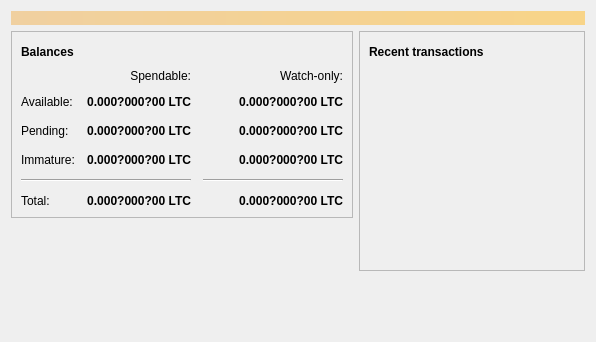
<?xml version="1.0" encoding="UTF-8"?>
<ui version="4.0">
 <class>OverviewPage</class>
 <widget class="QWidget" name="OverviewPage">
  <property name="geometry">
   <rect>
    <x>0</x>
    <y>0</y>
    <width>596</width>
    <height>342</height>
   </rect>
  </property>
  <property name="windowTitle">
   <string>Form</string>
  </property>
  <layout class="QVBoxLayout" name="topLayout">
   <item>
    <widget class="QLabel" name="labelAlerts">
     <property name="visible">
      <bool>false</bool>
     </property>
     <property name="styleSheet">
      <string notr="true">QLabel { background-color: qlineargradient(x1: 0, y1: 0, x2: 1, y2: 0, stop:0 #F0D0A0, stop:1 #F8D488); color:#000000; }</string>
     </property>
     <property name="wordWrap">
      <bool>true</bool>
     </property>
     <property name="margin">
      <number>3</number>
     </property>
     <property name="textInteractionFlags">
      <set>Qt::TextSelectableByMouse</set>
     </property>
    </widget>
   </item>
   <item>
    <layout class="QHBoxLayout" name="horizontalLayout" stretch="1,1">
     <item>
      <layout class="QVBoxLayout" name="verticalLayout_2">
       <item>
        <widget class="QFrame" name="frame">
         <property name="frameShape">
          <enum>QFrame::StyledPanel</enum>
         </property>
         <property name="frameShadow">
          <enum>QFrame::Raised</enum>
         </property>
         <layout class="QVBoxLayout" name="verticalLayout_4">
          <item>
           <layout class="QHBoxLayout" name="horizontalLayout_4">
            <item>
             <widget class="QLabel" name="label_5">
              <property name="font">
               <font>
                <weight>75</weight>
                <bold>true</bold>
               </font>
              </property>
              <property name="text">
               <string>Balances</string>
              </property>
             </widget>
            </item>
            <item>
             <widget class="QPushButton" name="labelWalletStatus">
              <property name="enabled">
               <bool>false</bool>
              </property>
              <property name="maximumSize">
               <size>
                <width>30</width>
                <height>16777215</height>
               </size>
              </property>
              <property name="toolTip">
               <string>The displayed information may be out of date. Your wallet automatically synchronizes with the JapariCoin network after a connection is established, but this process has not completed yet.</string>
              </property>
              <property name="text">
               <string/>
              </property>
              <property name="icon">
               <iconset resource="../bitcoin.qrc">
                <normaloff>:/icons/warning</normaloff>
                <disabledoff>:/icons/warning</disabledoff>:/icons/warning</iconset>
              </property>
              <property name="iconSize">
               <size>
                <width>24</width>
                <height>24</height>
               </size>
              </property>
              <property name="flat">
               <bool>true</bool>
              </property>
             </widget>
            </item>
            <item>
             <spacer name="horizontalSpacer_3">
              <property name="orientation">
               <enum>Qt::Horizontal</enum>
              </property>
              <property name="sizeHint" stdset="0">
               <size>
                <width>40</width>
                <height>20</height>
               </size>
              </property>
             </spacer>
            </item>
           </layout>
          </item>
          <item>
           <layout class="QGridLayout" name="gridLayout">
            <property name="spacing">
             <number>12</number>
            </property>
            <item row="2" column="2">
             <widget class="QLabel" name="labelWatchPending">
              <property name="font">
               <font>
                <weight>75</weight>
                <bold>true</bold>
               </font>
              </property>
              <property name="cursor">
               <cursorShape>IBeamCursor</cursorShape>
              </property>
              <property name="toolTip">
               <string>Unconfirmed transactions to watch-only addresses</string>
              </property>
              <property name="text">
               <string notr="true">0.000?000?00 LTC</string>
              </property>
              <property name="alignment">
               <set>Qt::AlignRight|Qt::AlignTrailing|Qt::AlignVCenter</set>
              </property>
              <property name="textInteractionFlags">
               <set>Qt::LinksAccessibleByMouse|Qt::TextSelectableByKeyboard|Qt::TextSelectableByMouse</set>
              </property>
             </widget>
            </item>
            <item row="2" column="1">
             <widget class="QLabel" name="labelUnconfirmed">
              <property name="font">
               <font>
                <weight>75</weight>
                <bold>true</bold>
               </font>
              </property>
              <property name="cursor">
               <cursorShape>IBeamCursor</cursorShape>
              </property>
              <property name="toolTip">
               <string>Total of transactions that have yet to be confirmed, and do not yet count toward the spendable balance</string>
              </property>
              <property name="text">
               <string notr="true">0.000?000?00 LTC</string>
              </property>
              <property name="alignment">
               <set>Qt::AlignRight|Qt::AlignTrailing|Qt::AlignVCenter</set>
              </property>
              <property name="textInteractionFlags">
               <set>Qt::LinksAccessibleByMouse|Qt::TextSelectableByKeyboard|Qt::TextSelectableByMouse</set>
              </property>
             </widget>
            </item>
            <item row="3" column="2">
             <widget class="QLabel" name="labelWatchImmature">
              <property name="font">
               <font>
                <weight>75</weight>
                <bold>true</bold>
               </font>
              </property>
              <property name="cursor">
               <cursorShape>IBeamCursor</cursorShape>
              </property>
              <property name="toolTip">
               <string>Mined balance in watch-only addresses that has not yet matured</string>
              </property>
              <property name="text">
               <string notr="true">0.000?000?00 LTC</string>
              </property>
              <property name="alignment">
               <set>Qt::AlignRight|Qt::AlignTrailing|Qt::AlignVCenter</set>
              </property>
              <property name="textInteractionFlags">
               <set>Qt::LinksAccessibleByMouse|Qt::TextSelectableByKeyboard|Qt::TextSelectableByMouse</set>
              </property>
             </widget>
            </item>
            <item row="4" column="0" colspan="2">
             <widget class="Line" name="line">
              <property name="orientation">
               <enum>Qt::Horizontal</enum>
              </property>
             </widget>
            </item>
            <item row="4" column="2">
             <widget class="Line" name="lineWatchBalance">
              <property name="sizePolicy">
               <sizepolicy hsizetype="Preferred" vsizetype="Fixed">
                <horstretch>0</horstretch>
                <verstretch>0</verstretch>
               </sizepolicy>
              </property>
              <property name="minimumSize">
               <size>
                <width>140</width>
                <height>0</height>
               </size>
              </property>
              <property name="orientation">
               <enum>Qt::Horizontal</enum>
              </property>
             </widget>
            </item>
            <item row="5" column="0">
             <widget class="QLabel" name="labelTotalText">
              <property name="text">
               <string>Total:</string>
              </property>
             </widget>
            </item>
            <item row="3" column="1">
             <widget class="QLabel" name="labelImmature">
              <property name="font">
               <font>
                <weight>75</weight>
                <bold>true</bold>
               </font>
              </property>
              <property name="cursor">
               <cursorShape>IBeamCursor</cursorShape>
              </property>
              <property name="toolTip">
               <string>Mined balance that has not yet matured</string>
              </property>
              <property name="text">
               <string notr="true">0.000?000?00 LTC</string>
              </property>
              <property name="alignment">
               <set>Qt::AlignRight|Qt::AlignTrailing|Qt::AlignVCenter</set>
              </property>
              <property name="textInteractionFlags">
               <set>Qt::LinksAccessibleByMouse|Qt::TextSelectableByKeyboard|Qt::TextSelectableByMouse</set>
              </property>
             </widget>
            </item>
            <item row="2" column="3">
             <spacer name="horizontalSpacer_2">
              <property name="orientation">
               <enum>Qt::Horizontal</enum>
              </property>
              <property name="sizeHint" stdset="0">
               <size>
                <width>40</width>
                <height>20</height>
               </size>
              </property>
             </spacer>
            </item>
            <item row="3" column="0">
             <widget class="QLabel" name="labelImmatureText">
              <property name="text">
               <string>Immature:</string>
              </property>
             </widget>
            </item>
            <item row="5" column="1">
             <widget class="QLabel" name="labelTotal">
              <property name="font">
               <font>
                <weight>75</weight>
                <bold>true</bold>
               </font>
              </property>
              <property name="cursor">
               <cursorShape>IBeamCursor</cursorShape>
              </property>
              <property name="toolTip">
               <string>Your current total balance</string>
              </property>
              <property name="text">
               <string notr="true">0.000?000?00 LTC</string>
              </property>
              <property name="alignment">
               <set>Qt::AlignRight|Qt::AlignTrailing|Qt::AlignVCenter</set>
              </property>
              <property name="textInteractionFlags">
               <set>Qt::LinksAccessibleByMouse|Qt::TextSelectableByKeyboard|Qt::TextSelectableByMouse</set>
              </property>
             </widget>
            </item>
            <item row="5" column="2">
             <widget class="QLabel" name="labelWatchTotal">
              <property name="font">
               <font>
                <weight>75</weight>
                <bold>true</bold>
               </font>
              </property>
              <property name="cursor">
               <cursorShape>IBeamCursor</cursorShape>
              </property>
              <property name="toolTip">
               <string>Current total balance in watch-only addresses</string>
              </property>
              <property name="text">
               <string notr="true">0.000?000?00 LTC</string>
              </property>
              <property name="alignment">
               <set>Qt::AlignRight|Qt::AlignTrailing|Qt::AlignVCenter</set>
              </property>
              <property name="textInteractionFlags">
               <set>Qt::LinksAccessibleByMouse|Qt::TextSelectableByKeyboard|Qt::TextSelectableByMouse</set>
              </property>
             </widget>
            </item>
            <item row="0" column="2">
             <widget class="QLabel" name="labelWatchonly">
              <property name="text">
               <string>Watch-only:</string>
              </property>
              <property name="alignment">
               <set>Qt::AlignRight|Qt::AlignTrailing|Qt::AlignVCenter</set>
              </property>
             </widget>
            </item>
            <item row="1" column="0">
             <widget class="QLabel" name="labelBalanceText">
              <property name="text">
               <string>Available:</string>
              </property>
             </widget>
            </item>
            <item row="1" column="1">
             <widget class="QLabel" name="labelBalance">
              <property name="font">
               <font>
                <weight>75</weight>
                <bold>true</bold>
               </font>
              </property>
              <property name="cursor">
               <cursorShape>IBeamCursor</cursorShape>
              </property>
              <property name="toolTip">
               <string>Your current spendable balance</string>
              </property>
              <property name="text">
               <string notr="true">0.000?000?00 LTC</string>
              </property>
              <property name="alignment">
               <set>Qt::AlignRight|Qt::AlignTrailing|Qt::AlignVCenter</set>
              </property>
              <property name="textInteractionFlags">
               <set>Qt::LinksAccessibleByMouse|Qt::TextSelectableByKeyboard|Qt::TextSelectableByMouse</set>
              </property>
             </widget>
            </item>
            <item row="1" column="2">
             <widget class="QLabel" name="labelWatchAvailable">
              <property name="font">
               <font>
                <weight>75</weight>
                <bold>true</bold>
               </font>
              </property>
              <property name="cursor">
               <cursorShape>IBeamCursor</cursorShape>
              </property>
              <property name="toolTip">
               <string>Your current balance in watch-only addresses</string>
              </property>
              <property name="text">
               <string notr="true">0.000?000?00 LTC</string>
              </property>
              <property name="alignment">
               <set>Qt::AlignRight|Qt::AlignTrailing|Qt::AlignVCenter</set>
              </property>
              <property name="textInteractionFlags">
               <set>Qt::LinksAccessibleByMouse|Qt::TextSelectableByKeyboard|Qt::TextSelectableByMouse</set>
              </property>
             </widget>
            </item>
            <item row="2" column="0">
             <widget class="QLabel" name="labelPendingText">
              <property name="text">
               <string>Pending:</string>
              </property>
             </widget>
            </item>
            <item row="0" column="1">
             <widget class="QLabel" name="labelSpendable">
              <property name="text">
               <string>Spendable:</string>
              </property>
              <property name="alignment">
               <set>Qt::AlignRight|Qt::AlignTrailing|Qt::AlignVCenter</set>
              </property>
             </widget>
            </item>
           </layout>
          </item>
         </layout>
        </widget>
       </item>
       <item>
        <spacer name="verticalSpacer">
         <property name="orientation">
          <enum>Qt::Vertical</enum>
         </property>
         <property name="sizeHint" stdset="0">
          <size>
           <width>20</width>
           <height>40</height>
          </size>
         </property>
        </spacer>
       </item>
      </layout>
     </item>
     <item>
      <layout class="QVBoxLayout" name="verticalLayout_3">
       <item>
        <widget class="QFrame" name="frame_2">
         <property name="frameShape">
          <enum>QFrame::StyledPanel</enum>
         </property>
         <property name="frameShadow">
          <enum>QFrame::Raised</enum>
         </property>
         <layout class="QVBoxLayout" name="verticalLayout">
          <item>
           <layout class="QHBoxLayout" name="horizontalLayout_2">
            <item>
             <widget class="QLabel" name="label_4">
              <property name="font">
               <font>
                <weight>75</weight>
                <bold>true</bold>
               </font>
              </property>
              <property name="text">
               <string>Recent transactions</string>
              </property>
             </widget>
            </item>
            <item>
             <widget class="QPushButton" name="labelTransactionsStatus">
              <property name="enabled">
               <bool>false</bool>
              </property>
              <property name="maximumSize">
               <size>
                <width>30</width>
                <height>16777215</height>
               </size>
              </property>
              <property name="toolTip">
               <string>The displayed information may be out of date. Your wallet automatically synchronizes with the JapariCoin network after a connection is established, but this process has not completed yet.</string>
              </property>
              <property name="text">
               <string/>
              </property>
              <property name="icon">
               <iconset resource="../bitcoin.qrc">
                <normaloff>:/icons/warning</normaloff>
                <disabledoff>:/icons/warning</disabledoff>:/icons/warning</iconset>
              </property>
              <property name="iconSize">
               <size>
                <width>24</width>
                <height>24</height>
               </size>
              </property>
              <property name="flat">
               <bool>true</bool>
              </property>
             </widget>
            </item>
            <item>
             <spacer name="horizontalSpacer">
              <property name="orientation">
               <enum>Qt::Horizontal</enum>
              </property>
              <property name="sizeHint" stdset="0">
               <size>
                <width>40</width>
                <height>20</height>
               </size>
              </property>
             </spacer>
            </item>
           </layout>
          </item>
          <item>
           <widget class="QListView" name="listTransactions">
            <property name="styleSheet">
             <string notr="true">QListView { background: transparent; }</string>
            </property>
            <property name="frameShape">
             <enum>QFrame::NoFrame</enum>
            </property>
            <property name="verticalScrollBarPolicy">
             <enum>Qt::ScrollBarAlwaysOff</enum>
            </property>
            <property name="horizontalScrollBarPolicy">
             <enum>Qt::ScrollBarAlwaysOff</enum>
            </property>
            <property name="selectionMode">
             <enum>QAbstractItemView::NoSelection</enum>
            </property>
           </widget>
          </item>
         </layout>
        </widget>
       </item>
       <item>
        <spacer name="verticalSpacer_2">
         <property name="orientation">
          <enum>Qt::Vertical</enum>
         </property>
         <property name="sizeHint" stdset="0">
          <size>
           <width>20</width>
           <height>40</height>
          </size>
         </property>
        </spacer>
       </item>
      </layout>
     </item>
    </layout>
   </item>
  </layout>
 </widget>
 <resources/>
 <connections/>
</ui>
